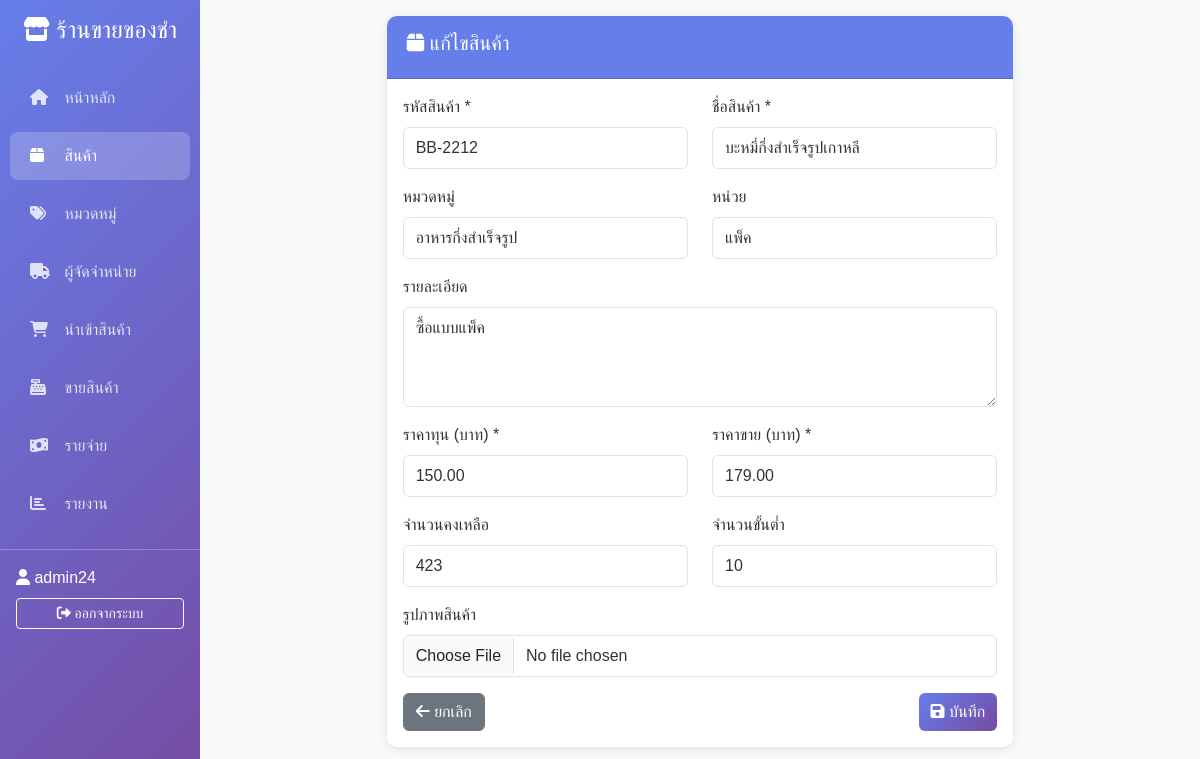
Screenshot of /products/7/update/ (signed in) with the database file from the repository.
### inventory/models.py (models this page shows, shortened)
class Product(models.Model):
    code = models.CharField(max_length=50, unique=True, verbose_name="รหัสสินค้า")
    name = models.CharField(max_length=200, verbose_name="ชื่อสินค้า")
    category = models.ForeignKey(Category, on_delete=models.SET_NULL, null=True, verbose_name="หมวดหมู่")
    description = models.TextField(blank=True, verbose_name="รายละเอียด")
    unit = models.CharField(max_length=50, default="ชิ้น", verbose_name="หน่วย")
    cost_price = models.DecimalField(max_digits=10, decimal_places=2, verbose_name="ราคาทุน")
    selling_price = models.DecimalField(max_digits=10, decimal_places=2, verbose_name="ราคาขาย")
    stock_quantity = models.IntegerField(default=0, verbose_name="จำนวนคงเหลือ")
    min_stock = models.IntegerField(default=10, verbose_name="จำนวนขั้นต่ำ")
    image = models.ImageField(upload_to='products/', blank=True, null=True, verbose_name="รูปภาพ")
    created_at = models.DateTimeField(auto_now_add=True)
    updated_at = models.DateTimeField(auto_now=True)
    class Meta:
        verbose_name = "สินค้า"
        verbose_name_plural = "สินค้า"
        ordering = ['-created_at']

### inventory/views.py (the view)
# urls.py: path('products/<int:pk>/update/', views.product_update, name='product_update'),
@login_required
def product_update(request, pk):
    product = get_object_or_404(Product, pk=pk)
    if request.method == 'POST':
        form = ProductForm(request.POST, request.FILES, instance=product)
        if form.is_valid():
            form.save()
            messages.success(request, 'แก้ไขสินค้าเรียบร้อยแล้ว')
            return redirect('product_list')
    else:
        form = ProductForm(instance=product)
    return render(request, 'product_form.html', {'form': form, 'title': 'แก้ไขสินค้า'})

### inventory/forms.py
class ProductForm(forms.ModelForm):
    class Meta:
        model = Product
        fields = ['code', 'name', 'category', 'description', 'unit', 'cost_price', 'selling_price', 'stock_quantity', 'min_stock', 'image']
        widgets = {
            'code': forms.TextInput(attrs={'class': 'form-control', 'placeholder': 'รหัสสินค้า'}),
            'name': forms.TextInput(attrs={'class': 'form-control', 'placeholder': 'ชื่อสินค้า'}),
            'category': forms.Select(attrs={'class': 'form-control'}),
            'description': forms.Textarea(attrs={'class': 'form-control', 'rows': 3}),
            'unit': forms.TextInput(attrs={'class': 'form-control', 'placeholder': 'เช่น ชิ้น, กล่อง'}),
            'cost_price': forms.NumberInput(attrs={'class': 'form-control', 'step': '0.01'}),
            'selling_price': forms.NumberInput(attrs={'class': 'form-control', 'step': '0.01'}),
            'stock_quantity': forms.NumberInput(attrs={'class': 'form-control'}),
            'min_stock': forms.NumberInput(attrs={'class': 'form-control'}),
            'image': forms.FileInput(attrs={'class': 'form-control'}),
        }

### inventory/models.py (called while the page is built)
    def __str__(self):
        return self.name

### templates/product_form.html (shortened to what this page needs)
{% extends 'base.html' %}
{% block content %}
<div class="row justify-content-center">
    <div class="col-md-8">
        <div class="card">
            <div class="card-header">
                <h5><i class="fas fa-box"></i> {{ title }}</h5>
            </div>
            <div class="card-body">
                <form method="post" enctype="multipart/form-data">
                    <div class="row">
                        <div class="col-md-6 mb-3">
                            <label class="form-label">รหัสสินค้า *</label>
                            {{ form.code }}
                        </div>
                        <div class="col-md-6 mb-3">
                            <label class="form-label">ชื่อสินค้า *</label>
                            {{ form.name }}
                        </div>
                    </div>
                    <div class="row">
                        <div class="col-md-6 mb-3">
                            <label class="form-label">หมวดหมู่</label>
                            {{ form.category }}
                        </div>
                        <div class="col-md-6 mb-3">
                            <label class="form-label">หน่วย</label>
                            {{ form.unit }}
                        </div>
                    </div>
                    <div class="mb-3">
                        <label class="form-label">รายละเอียด</label>
                        {{ form.description }}
                    </div>
                    <div class="row">
                        <div class="col-md-6 mb-3">
                            <label class="form-label">ราคาทุน (บาท) *</label>
                            {{ form.cost_price }}
                        </div>
                        <div class="col-md-6 mb-3">
                            <label class="form-label">ราคาขาย (บาท) *</label>
                            {{ form.selling_price }}
                        </div>
                    </div>
                    <div class="row">
                        <div class="col-md-6 mb-3">
                            <label class="form-label">จำนวนคงเหลือ</label>
                            {{ form.stock_quantity }}
                        </div>
                        <div class="col-md-6 mb-3">
                            <label class="form-label">จำนวนขั้นต่ำ</label>
                            {{ form.min_stock }}
                        </div>
                    </div>
                    <div class="mb-3">
                        <label class="form-label">รูปภาพสินค้า</label>
                        {{ form.image }}
                    </div>
                    <div class="d-flex justify-content-between">
                        <a href="{% url 'product_list' %}" class="btn btn-secondary">
                            <i class="fas fa-arrow-left"></i> ยกเลิก
                        </a>
                        <button type="submit" class="btn btn-primary">
                            <i class="fas fa-save"></i> บันทึก
                        </button>
                    </div>
                </form>
            </div>
        </div>
    </div>
</div>
{% endblock %}

### templates/base.html (shortened to what this page needs)
<!DOCTYPE html>
<html lang="th">
<head>
    <link href="https://cdnjs.cloudflare.com/ajax/libs/bootstrap/5.3.0/css/bootstrap.min.css" rel="stylesheet">
    <link href="https://cdnjs.cloudflare.com/ajax/libs/font-awesome/6.4.0/css/all.min.css" rel="stylesheet">
</head>
<body>
    {% if user.is_authenticated %}
    <div class="container-fluid">
        <div class="row">
            <nav class="col-md-2 d-md-block sidebar">
                <div class="position-sticky pt-3">
                    <h4 class="text-white text-center mb-4">
                        <i class="fas fa-store"></i> ร้านขายของชำ
                    </h4>
                    <ul class="nav flex-column">
                        <li class="nav-item">
                            <a class="nav-link {% if request.resolver_match.url_name == 'dashboard' %}active{% endif %}" href="{% url 'dashboard' %}">
                                <i class="fas fa-home"></i> หน้าหลัก
                            </a>
                        </li>
                        <li class="nav-item">
                            <a class="nav-link {% if 'product' in request.resolver_match.url_name %}active{% endif %}" href="{% url 'product_list' %}">
                                <i class="fas fa-box"></i> สินค้า
                            </a>
                        </li>
                        <li class="nav-item">
                            <a class="nav-link {% if 'category' in request.resolver_match.url_name %}active{% endif %}" href="{% url 'category_list' %}">
                                <i class="fas fa-tags"></i> หมวดหมู่
                            </a>
                        </li>
                        <li class="nav-item">
                            <a class="nav-link {% if 'supplier' in request.resolver_match.url_name %}active{% endif %}" href="{% url 'supplier_list' %}">
                                <i class="fas fa-truck"></i> ผู้จัดจำหน่าย
                            </a>
                        </li>
                        <li class="nav-item">
                            <a class="nav-link {% if 'purchase' in request.resolver_match.url_name %}active{% endif %}" href="{% url 'purchase_list' %}">
                                <i class="fas fa-shopping-cart"></i> นำเข้าสินค้า
                            </a>
                        </li>
                        <li class="nav-item">
                            <a class="nav-link {% if 'sale' in request.resolver_match.url_name %}active{% endif %}" href="{% url 'sale_list' %}">
                                <i class="fas fa-cash-register"></i> ขายสินค้า
                            </a>
                        </li>
                        <li class="nav-item">
                            <a class="nav-link {% if 'expense' in request.resolver_match.url_name %}active{% endif %}" href="{% url 'expense_list' %}">
                                <i class="fas fa-money-bill-wave"></i> รายจ่าย
                            </a>
                        </li>
                        <li class="nav-item">
                            <a class="nav-link {% if 'report' in request.resolver_match.url_name %}active{% endif %}" href="{% url 'report_monthly' %}">
                                <i class="fas fa-chart-bar"></i> รายงาน
                            </a>
                        </li>
                    </ul>
                    <hr class="text-white">
                    <div class="px-3">
                        <p class="text-white mb-2">
                            <i class="fas fa-user"></i> {{ user.username }}
                        </p>
                        <a href="{% url 'logout' %}" class="btn btn-outline-light btn-sm w-100">
                            <i class="fas fa-sign-out-alt"></i> ออกจากระบบ
                        </a>
                    </div>
                </div>
            </nav>
            <main class="col-md-10 ms-sm-auto px-md-4">
                <div class="pt-3 pb-2 mb-3">
                    {% block content %}{% endblock %}
                </div>
            </main>
        </div>
    </div>
    {% else %}
    {% block auth_content %}{% endblock %}
    {% endif %}
</body>
</html>

### templates/base.html (style rules this page uses)
body { font-family: 'Sarabun', sans-serif; background-color: #f8f9fa; }
.sidebar { min-height: 100vh; background: linear-gradient(135deg, #667eea 0%, #764ba2 100%); padding: 0; }
.sidebar .nav-link { color: rgba(255,255,255,0.8); padding: 12px 20px; margin: 5px 10px; border-radius: 8px; transition: all 0.3s; }
.sidebar .nav-link:hover, .sidebar .nav-link.active { background-color: rgba(255,255,255,0.2); color: white; }
.sidebar .nav-link i { margin-right: 10px; width: 20px; }
.card { border: none; border-radius: 10px; box-shadow: 0 2px 8px rgba(0,0,0,0.1); margin-bottom: 20px; }
.card-header { background-color: #667eea; color: white; border-radius: 10px 10px 0 0 !important; padding: 15px 20px; }
.btn-primary { background: linear-gradient(135deg, #667eea 0%, #764ba2 100%); border: none; }
.form-control, .form-select { border: 1px solid #dee2e6; padding: 8px 12px; font-size: 1rem; font-family: 'Sarabun', sans-serif; color: #333; background-color: #fff; transition: border-color 0.3s, box-shadow 0.3s; }
.form-control::placeholder { color: #999; }
textarea.form-control { resize: vertical; min-height: 100px; }
.form-label { font-weight: 500; color: #333; margin-bottom: 8px; }

### rows the page displays
Product: code "BB-2212", name "บะหมี่กึ่งสำเร็จรูปเกาหลี", category "อาหารกึ่งสำเร็จรูป", unit "แพ็ค", description "ซื้อแบบแพ็ค", cost_price "150.00", selling_price "179.00", stock_quantity "423", min_stock "10"

### other values shown
{{ user.username }} "admin24"
{{ title }} "แก้ไขสินค้า"
